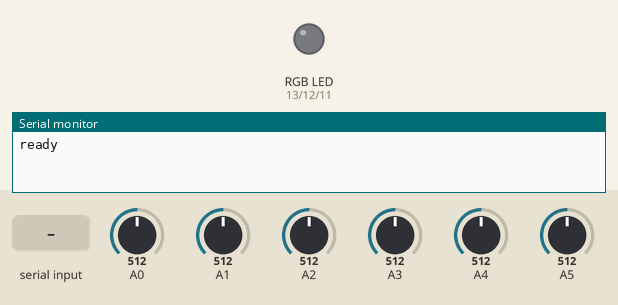
Recording of a sketch running on a simulated Arduino Uno, built with avr-gcc and run on an emulated ATmega328P. On the bench: an RGB LED mixed from three pins (HIGH = lit), the last lines printed to the serial monitor. Inputs (shaded band) come from the test bench; at power-on: A0 = 512, A1 = 512, A2 = 512, A3 = 512, A4 = 512, A5 = 512.

Above: at 0.8 s.
0.9 s: "go" received over Serial
3.4 s: "R" received over Serial
At 4.8 s:
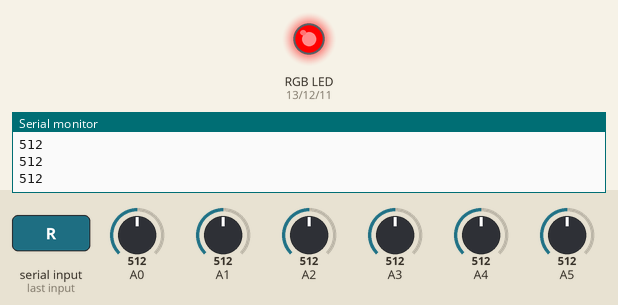
5.9 s: "G" received over Serial
At 7.9 s:
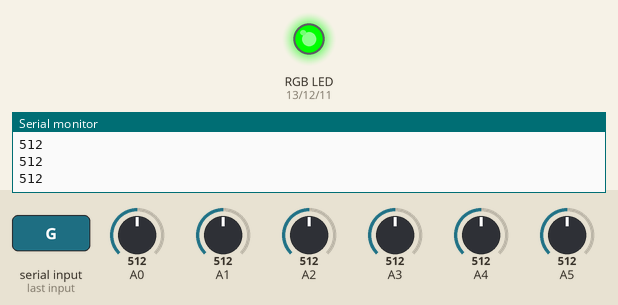
8.4 s: "B" received over Serial
At 9.8 s:
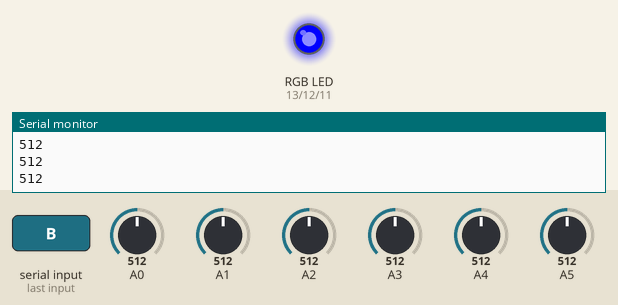
10.9 s: "RG" received over Serial
At 13.0 s:
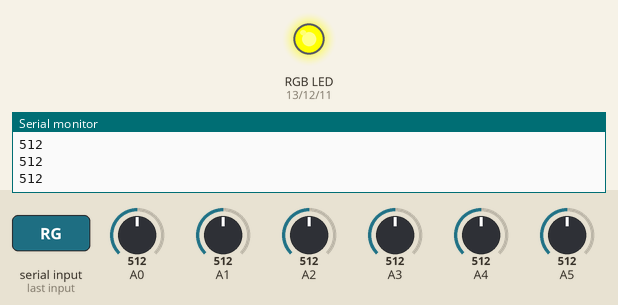
13.4 s: "RB" received over Serial
At 14.8 s:
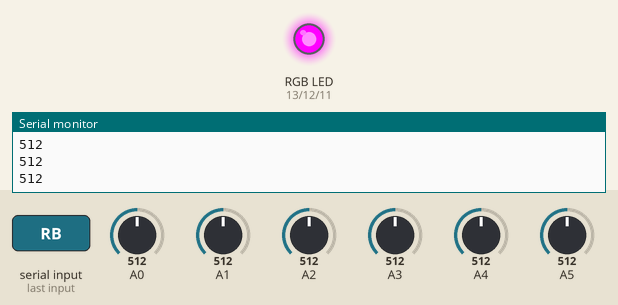
Timing chart, 0 to 16.4 s (numbered marks = the images above; inputs shaded):
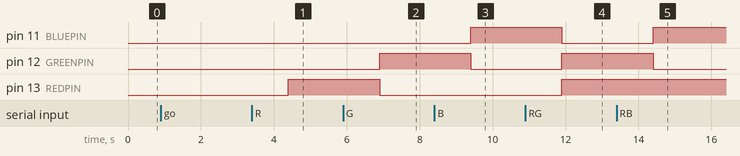

Measured:
- after the input at 3.4 s, pin 13 (REDPIN): LOW → HIGH after 1.0 s
- after the input at 5.9 s, pin 12 (GREENPIN): LOW → HIGH after 1.0 s; pin 13 (REDPIN): HIGH → LOW after 1.0 s
- after the input at 8.4 s, pin 11 (BLUEPIN): LOW → HIGH after 1.0 s; pin 12 (GREENPIN): HIGH → LOW after 1.0 s
- after the input at 10.9 s, pin 11 (BLUEPIN): HIGH → LOW after 1.0 s; pin 12 (GREENPIN), pin 13 (REDPIN): LOW → HIGH after 1.0 s
- after the input at 13.4 s, pin 11 (BLUEPIN): LOW → HIGH after 1.0 s; pin 12 (GREENPIN): HIGH → LOW after 1.0 s

The sketch:

ForArduino_Analog.ino
```cpp
#define REDPIN 13
#define GREENPIN 12
#define BLUEPIN 11
int raw;
String in;

void setup(void)
{
  Serial.begin(9600);
  pinMode(A0, INPUT);
  pinMode(A1, INPUT);
  pinMode(A2, INPUT);
  pinMode(A3, INPUT);
  pinMode(A4, INPUT);
  pinMode(A5, INPUT);
  pinMode(REDPIN, OUTPUT);
  pinMode(GREENPIN, OUTPUT);
  pinMode(BLUEPIN, OUTPUT);
  String status_  = "";
  while(!status_.equals("go"))
  {
    Serial.println("ready");
    status_ = Serial.readString();
    status_.trim();
  }
  Serial.println("RECEIVED HANDSHAKE");
}

void loop(void)
{
 raw = analogRead(A0);
 raw += analogRead(A1);
 raw += analogRead(A2);
 raw += analogRead(A3);
 raw += analogRead(A4);
 raw += analogRead(A5);
 raw /=6;
 String rawS = String(raw);
 Serial.println(rawS);
 in = Serial.readString();
 in.trim();
 if(in.equals("R"))
 {
    digitalWrite(REDPIN, HIGH);
    digitalWrite(GREENPIN, LOW);
    digitalWrite(BLUEPIN, LOW);

 }
 else if(in.equals("G"))
 {
  digitalWrite(REDPIN, LOW);
    digitalWrite(GREENPIN, HIGH);
    digitalWrite(BLUEPIN, LOW);

 }
  else if(in.equals("B"))
 {
 digitalWrite(REDPIN, LOW);
    digitalWrite(GREENPIN, LOW);
    digitalWrite(BLUEPIN, HIGH);

 }

  else if(in.equals("RG"))
  {
digitalWrite(REDPIN, HIGH);
    digitalWrite(GREENPIN, HIGH);
    digitalWrite(BLUEPIN, LOW);

  }
    else if(in.equals("RB"))
  {
  digitalWrite(REDPIN, HIGH);
    digitalWrite(GREENPIN, LOW);
    digitalWrite(BLUEPIN, HIGH);

  }
    else if(in.equals("BG"))
  {
 digitalWrite(REDPIN, LOW);
    digitalWrite(GREENPIN, HIGH);
    digitalWrite(BLUEPIN, HIGH);

  }
      else if(in.equals("RGB"))
  {
  digitalWrite(REDPIN, HIGH);
    digitalWrite(GREENPIN, HIGH);
    digitalWrite(BLUEPIN, HIGH);

  }
     else if(in.equals("OFF"))
  {
  digitalWrite(REDPIN, LOW);
    digitalWrite(GREENPIN, LOW);
    digitalWrite(BLUEPIN, LOW);

  }


}
```
